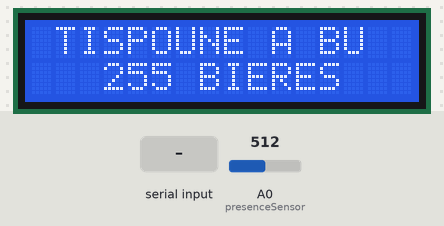
Simulated run of this sketch. Board: Arduino Uno, built with avr-gcc and run on an emulated ATmega328P. On the bench: 16×2 character LCD. The test bench sets the inputs (shaded band); at power-on: A0 (presenceSensor) = 512. Random numbers use the default seed unless the sketch sets one; EEPROM starts erased; what the sketch prints to the serial monitor is not drawn.

Above: at 1.2 s.
1.3 s: A0 (presenceSensor) set to 42
2.8 s: A0 (presenceSensor) set to 36
At 3.4 s:
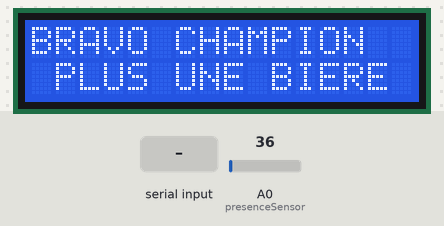
4.3 s: A0 (presenceSensor) set to 122
7.3 s: "0" received over Serial
At 7.8 s:
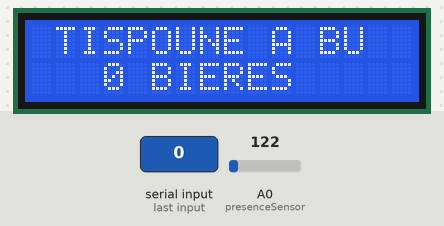
8.8 s: A0 (presenceSensor) set to 30
At 12.2 s:
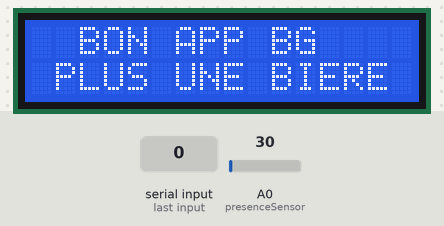
Timing chart, 0 to 13.7 s (numbered marks = the images above; inputs shaded):
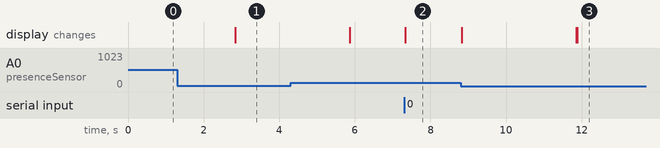

The sketch:

TestEEPROM.ino
```cpp
#include <LiquidCrystal_I2C.h>
#include <EEPROM.h>


LiquidCrystal_I2C LCD(0x27, 16, 2);

#define address 1
#define presenceSensor A0

int value;

void setup() {
  Serial.begin(9600);

  LCD.init();
  LCD.backlight();

  pinMode(presenceSensor, INPUT);

  value = EEPROM.read(address);
  LCDDisplay();
  }


void loop() {
   CheckPresence();
   if(Serial.read() == '0')
   {
     value = 0;
     EEPROM.write(address, value);
     LCDDisplay();
   }
}

void CheckPresence(){
  if(analogRead(presenceSensor) < 40){
    value++;
    Serial.println("Objet détecter");
    Serial.println(analogRead(presenceSensor));
    EEPROM.write(address, value);
    TextRand();
    LCDDisplay();
  }
}

void LCDDisplay(){
  LCD.clear();
  LCD.setCursor(1,0);
  LCD.print("TISPOUNE A BU ");
  LCD.setCursor(3,1);
  LCD.print(value);
  LCD.print(" BIERES");
  LCD.display();
}

void TextRand(){
  int nb = random(3);
  String tab[3] = {"SAL ALCOOLIQUE", "BRAVO CHAMPION", "BON APP BG"};
  String text = tab[nb];
  int cursorStart = ((16 - text.length())/2) - 1;
  LCD.clear();
  LCD.setCursor(cursorStart,0);
  LCD.print(text);
  LCD.setCursor(1,1);
  LCD.print("PLUS UNE BIERE");
  LCD.display();
  delay(3000);
}
```

Measured:
- the behaviour switches between 40 and 39 on A0 (presenceSensor) (found by bisection; images 0 and 1)
- after the input at 1.3 s, every drawn part: stays the same
- after the input at 2.8 s, the display: changes at once (image 1)
- after the input at 7.3 s, the display: changes at once (image 2)
- after the input at 8.8 s, the display: first changes at once (image 3 shows a later state)
